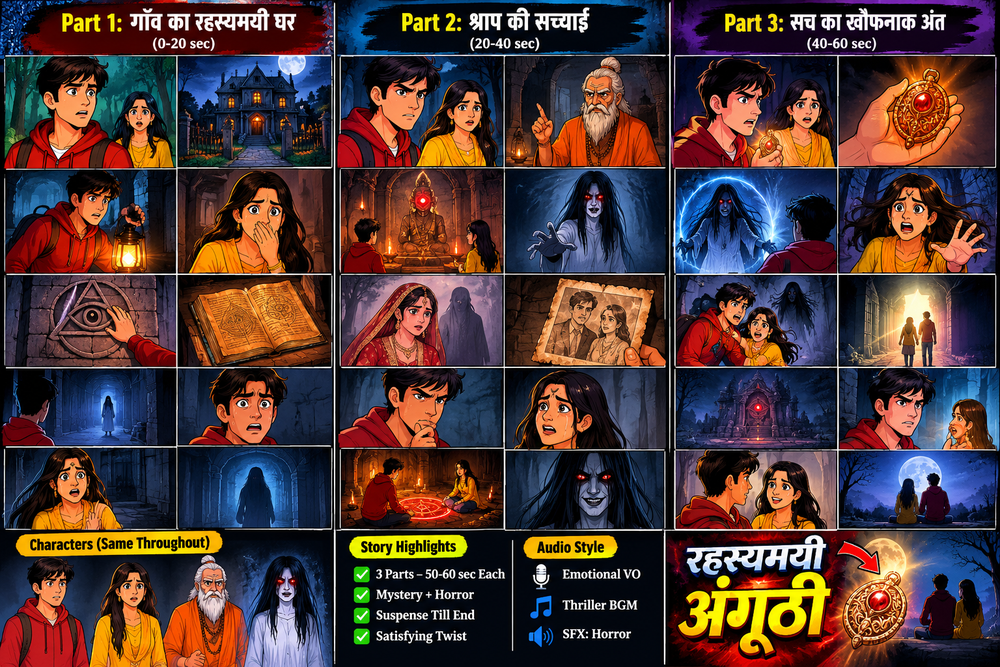
#> input picture studio/test-board.png, 1000 x 667 px, shrunk from 1536 x 1024 before the run
$ python crop.py test-board.png test-board.png
#> lines starting #> are read from the running program, lines starting #| are printed output that depends on the picture; after the words box and inside, x2 and y2 are one past the last pixel; in counts of white or black regions, pixels touching at a corner belong together
#> in main, img is the input picture: shape (667, 1000, 3); mean B, G, R 54.9, 56.6, 78.8
#!/usr/bin/env python3
"""Cut a storyboard / comic sheet into panels.
Finds long straight horizontal/vertical edges (panel borders), closes them into a grid,
and keeps the rectangular cells. usage: crop.py board.png outdir -> P01.png.. + panels.json"""
import sys, os, json
import numpy as np, cv2

def panels(img):
    H, W = img.shape[:2]
#> H = 667; W = 1000
    g = cv2.cvtColor(img, cv2.COLOR_BGR2GRAY)
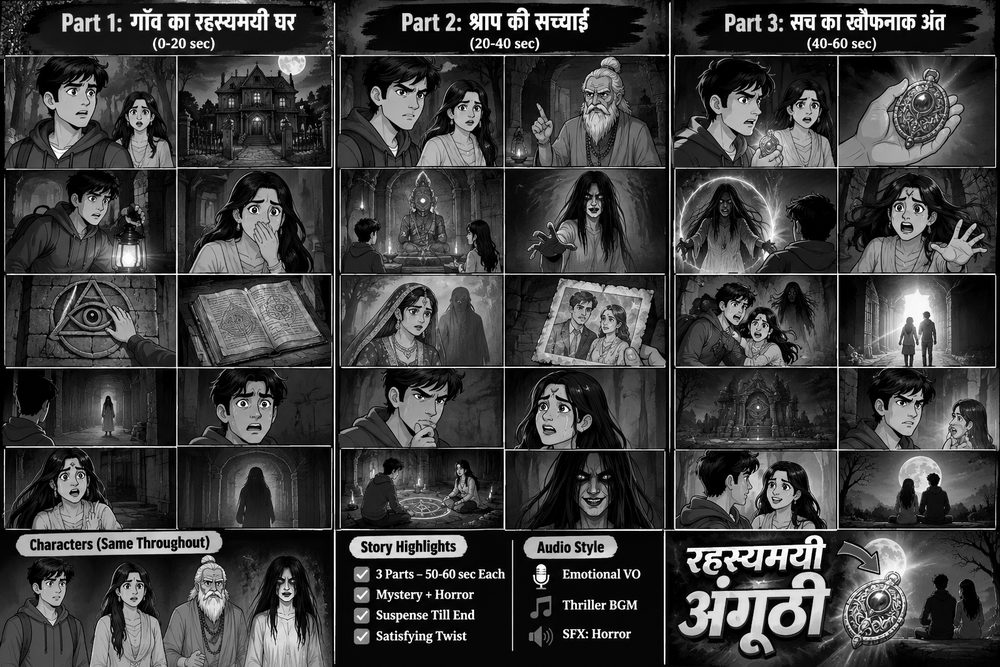
#> g: shape (667, 1000); min 0, max 255, mean 63
    hsv = cv2.cvtColor(img, cv2.COLOR_BGR2HSV)
#> hsv: shape (667, 1000, 3); mean H, S, V 75.2, 169.9, 98.9
    light = ((g > 175) & (hsv[:, :, 1] < 60)).astype(np.uint8) * 255      # white/grey gutters
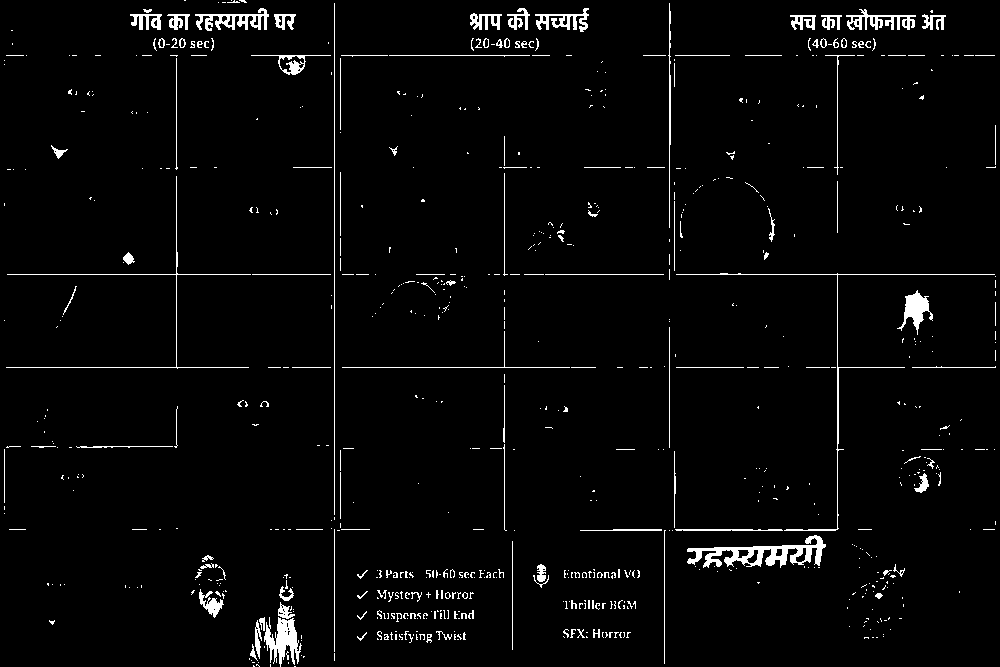
#> light: shape (667, 1000); 2.9% white; 749 white regions (603 under 20 px), largest, box (x1, y1, x2, y2) and area: (687, 535, 826, 568) 1752, (264, 617, 302, 667) 974, (676, 273, 995, 531) 838
    dark = (g < 22).astype(np.uint8) * 255                                  # black gutters
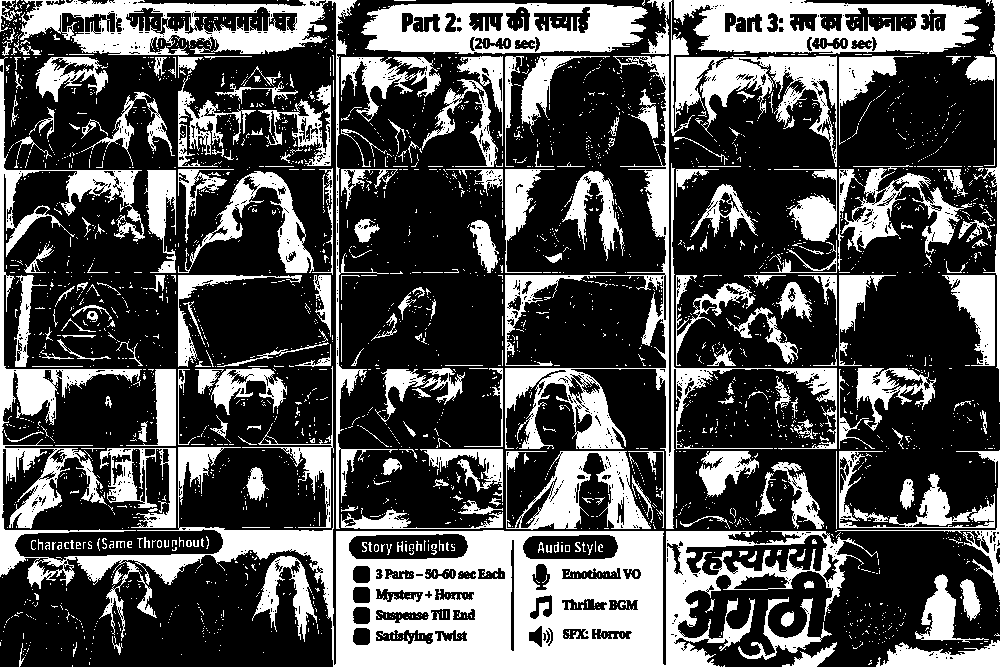
#> dark: shape (667, 1000); 32% white; 2915 white regions (2652 under 20 px), largest, box (x1, y1, x2, y2) and area: (0, 57, 878, 667) 61551, (505, 56, 837, 529) 13619, (20, 0, 398, 529) 11836
    edges = cv2.Canny(cv2.GaussianBlur(g, (3, 3), 0), 40, 120)
    e = cv2.bitwise_or(cv2.bitwise_or(light, dark), edges)
    hk = cv2.getStructuringElement(cv2.MORPH_RECT, (max(40, W // 9), 1))
    vk = cv2.getStructuringElement(cv2.MORPH_RECT, (1, max(40, H // 9)))
    hl = cv2.morphologyEx(e, cv2.MORPH_OPEN, hk); vl = cv2.morphologyEx(e, cv2.MORPH_OPEN, vk)
    lines = cv2.dilate(cv2.bitwise_or(hl, vl), np.ones((5, 5), np.uint8))
    # extend lines a little so borders close
    lines = cv2.dilate(lines, cv2.getStructuringElement(cv2.MORPH_RECT, (9, 1))); lines = cv2.dilate(lines, cv2.getStructuringElement(cv2.MORPH_RECT, (1, 9)))
    inv = cv2.bitwise_not(lines)
    n, lab, stats, _ = cv2.connectedComponentsWithStats(inv, 4)
#> n = 39
    out = []
    for i in range(1, n):
        x, y, w, h, area = stats[i]
        if w < W * 0.08 or h < H * 0.07: continue
        if area < 0.7 * w * h: continue          # not rectangular
        if w * h > 0.6 * W * H: continue          # whole page
        if w / h > 4 or h / w > 4: continue
        tile = g[y:y + h, x:x + w]
        if tile.std() < 18: continue
        out.append((int(x), int(y), int(w), int(h)))
    # drop boxes contained in others
    keep = []
    for b in out:
        if not any(o != b and o[0] <= b[0] + 3 and o[1] <= b[1] + 3 and o[0] + o[2] >= b[0] + b[2] - 3 and o[1] + o[3] >= b[1] + b[3] - 3 for o in out): keep.append(b)
    return sorted(keep, key=lambda r: (r[0] // max(1, W // 3), r[1], r[0]))

def main(src, outdir):
    img = cv2.imread(src); os.makedirs(outdir, exist_ok=True)
    if img is None:
        sys.exit('board image padhi nahi ja saki (file image nahi hai ya format unsupported, JPG/PNG daalo)')
    res = []
    for k, (x, y, w, h) in enumerate(panels(img), 1):
        pid = f'P{k:02d}'
        cv2.imwrite(os.path.join(outdir, pid + '.png'), img[y + 2:y + h - 2, x + 2:x + w - 2])
        res.append({'id': pid, 'x': x, 'y': y, 'w': w, 'h': h})
#> this loop made 18 passes
#> (x, y, w, h, pid) on passes 1 to 12: (0, 0, 109, 48, 'P01'), (10, 61, 159, 206, 'P02'), (29, 282, 140, 78, 'P03'), (185, 282, 142, 78, 'P04'), (185, 373, 141, 68, 'P05'), (9, 375, 142, 64, 'P06'), (0, 454, 326, 213, 'P07'), (343, 63, 156, 297, 'P08'), (512, 173, 148, 96, 'P09'), (513, 282, 147, 80, 'P10'), (346, 375, 151, 147, 'P11'), (678, 63, 152, 205, 'P12')
#> after the loop, res = 18 items
    json.dump(res, open(os.path.join(outdir, 'panels.json'), 'w'))
    print(len(res), 'panels')
#| 18 panels

if __name__ == '__main__':
    main(sys.argv[1], sys.argv[2])
